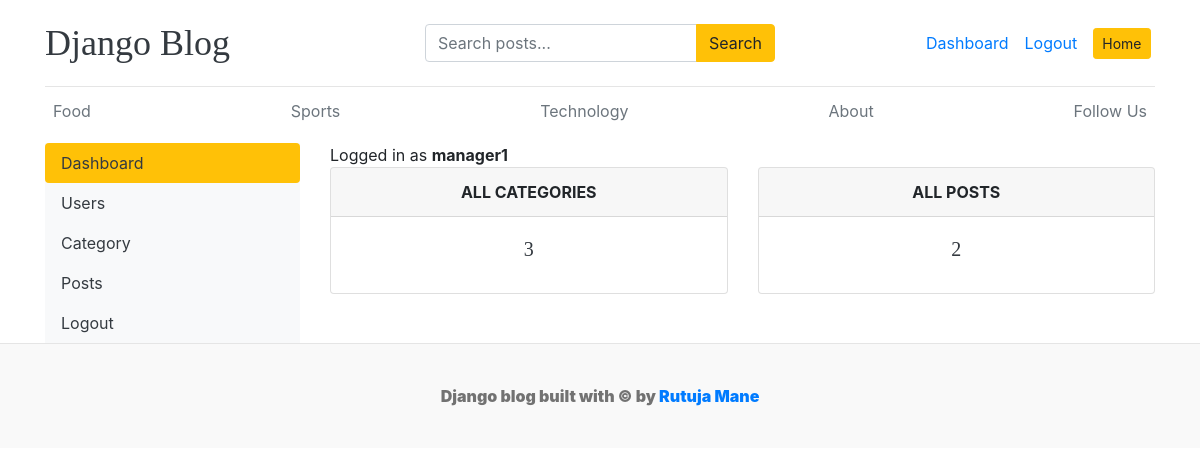
The page /dashboards/ (signed in) on the database its author committed.
### blogs/models.py (models this page shows, shortened)
class Category(models.Model):
  category_name = models.CharField(max_length=50,unique=True)
  created_at = models.DateTimeField(auto_now_add=True)
  updated_at = models.DateTimeField(auto_now=True)
  class Meta:
    verbose_name_plural = 'categories'

### dashboards/views.py (the view)
# urls.py: path('', views.dashboard, name='dashboard'),
@login_required(login_url='login')
def dashboard(request):
  category_count = Category.objects.all().count()
  blogs_count = Blog.objects.all().count()
  context = {
    'category_count': category_count,
    'blogs_count': blogs_count,
  }
  return render(request, 'dashboard/dashboard.html',context)

### blogs/context_processors.py (called while the page is built)
def get_categories(request):
  categories = Category.objects.all()
  return dict(categories=categories)

def social_links(request):
    return {
        'social_links': SocialLink.objects.filter(is_active=True)
    }

### templates/dashboard/dashboard.html
{% extends 'base.html' %}
{% block content %}
<div class="row">
    {% include 'dashboard/sidebar.html' %}
    <div class="col-md-9">
        <spam>Logged in as <b>{{ user }}<b></spam>
        <div class="row">
            <div class="col-md-6">
                <div class="card border-default mb-3">
                    <div class="card-header text-center text-uppercase font-weight-bold">
                        All Categories
                    </div>
                    <div class="card-body text-dark">
                        <h5 class="card-title text-center">
                            {{ category_count }}
                        </h5>
                    </div>
                </div>
            </div>
            <div class="col-md-6">
                <div class="card border-default mb-3">
                    <div class="card-header text-center text-uppercase font-weight-bold">
                        All Posts
                    </div>
                    <div class="card-body text-dark">
                        <h5 class="card-title text-center">
                            {{ blogs_count }}
                        </h5>
                    </div>
                </div>
            </div>
        </div>
    </div>
</div>
{% endblock %}

### templates/base.html (shortened to what this page needs)
{% load static %}
<!doctype html>
<html lang="en">
  <head>
    <link
      href="https://getbootstrap.com/docs/4.0/dist/css/bootstrap.min.css"
      rel="stylesheet"
    />
    <link
      href="{% static 'css/blog.css' %}"
      rel="stylesheet"
    />
    <link rel="stylesheet" href="https://cdnjs.cloudflare.com/ajax/libs/font-awesome/4.7.0/css/font-awesome.min.css">
  </head>
  <body>
    <div class="container">
     <header class="blog-header py-3">
    <div class="row align-items-center">
        <div class="col-md-4">
            <a class="blog-header-logo text-dark" href="/">
                Django Blog
            </a>
        </div>
        <div class="col-md-4">
            <form action="{% url 'search' %}" method="GET">
                <div class="input-group">
                    <input
                        class="form-control"
                        type="text"
                        name="keyword"
                        placeholder="Search posts..."
                        required
                    >
                    <div class="input-group-append">
                        <button
                            class="btn btn-warning"
                            type="submit"
                        >
                            Search
                        </button>
                    </div>
                </div>
            </form>
        </div>
        <div class="col-md-4 d-flex justify-content-end align-items-center">
            {% if not user.is_authenticated %}
            <a
                class="btn btn-sm btn-warning"
                href="{% url 'login' %}"
            >
                LogIn
            </a>
            &nbsp;
            <a
                class="btn btn-sm btn-outline-secondary"
                href="{% url 'register' %}"
            >
                Register
            </a>
          {% else %}
          <span> <a href="{% url 'dashboard' %}">Dashboard</a></span>
          <span><a href="{% url 'logout' %}">Logout</a></span>
          <span><a
              class="btn btn-sm btn-warning ml=2"
              href="{% url 'home' %}"
          >
              Home
          </a></span>
          {% endif %}
        </div>
    </div>
</header>
      <div class="nav-scroller py-1 mb-2">
        <nav class="nav d-flex justify-content-between">
            {% for cat in categories %}
              <a
                class="p-2 text-muted"
                href="{% url 'posts_by_category' cat.id %}"
              >
                {{ cat.category_name }}
              </a>
            {% endfor %}
            <a
                class="p-2 text-muted"
                href="{% url 'about' %}"
            >
                About
            </a>
            <a
                class="p-2 text-muted"
                href="{% url 'follow_us' %}"
            >
                Follow Us
            </a>
        </nav>
      </div>
      {% block content %}
      {% endblock %}
    </div>
    <footer class="blog-footer">
      <p>
        Django blog built with © by
        <a href="#">Rutuja Mane</a>
      </p>
    </footer>
  </body>
</html>

### static/css/blog.css (style rules this page uses)
.blog-header { border-bottom: 1px solid #e5e5e5; }
.blog-header-logo { font-family: "Playfair Display", Georgia, "Times New Roman", serif; font-size: 2.25rem; }
h1, h2, h3, h4, h5, h6 { font-family: "Playfair Display", Georgia, "Times New Roman", serif; }
.blog-footer { padding: 2.5rem 0; color: #727272; text-align: center; background-color: #f9f9f9; border-top: .05rem solid #e5e5e5; }
.blog-footer p:last-child { margin-bottom: 0; }

### rows shown on the page
Category: category_name "Food"
Category: category_name "Sports"
Category: category_name "Technology"

### other values the page prints
{{ user }} "manager1"
{{ category_count }} "3"
{{ blogs_count }} "2"
